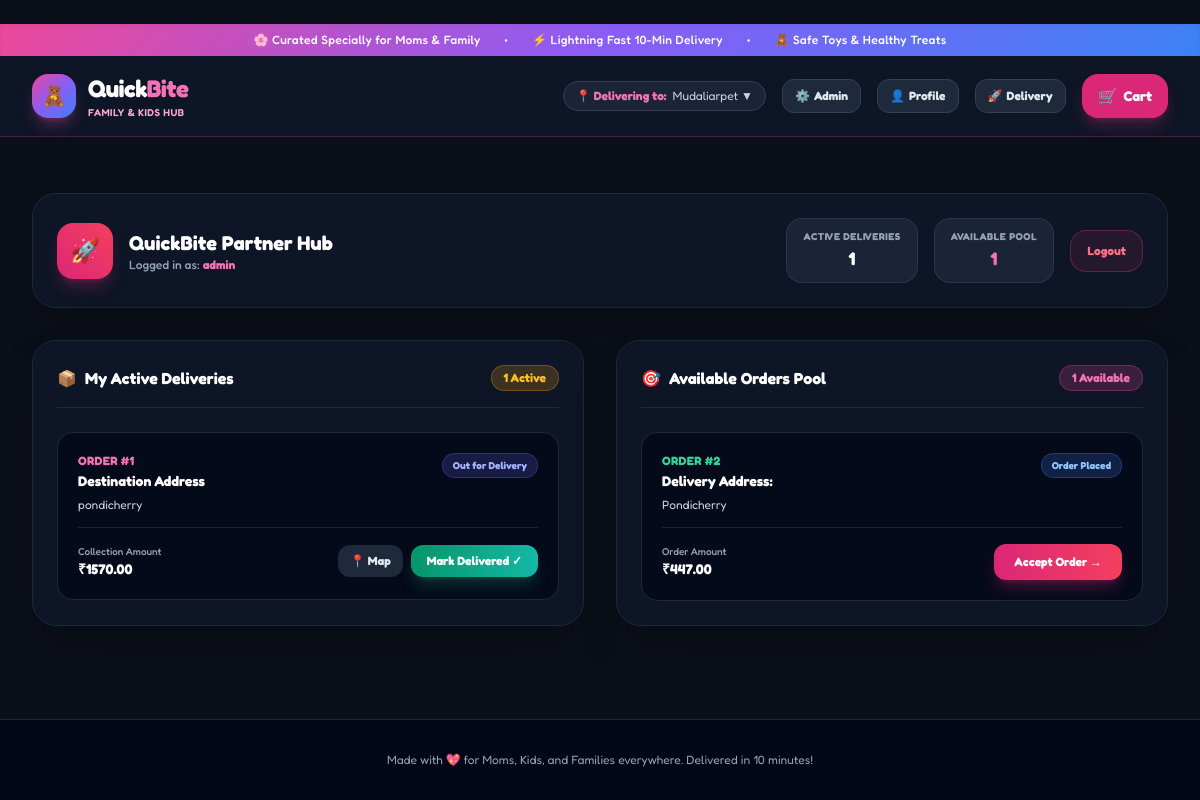
Screenshot of /delivery/dashboard/ (signed in) with the database file from the repository.
### store/models.py (models this page shows, shortened)
class Order(models.Model):
    STATUS_CHOICES = (
        ('Order Placed', 'Order Placed'),
        ('Packing', 'Packing'),
        ('Out for Delivery', 'Out for Delivery'),
        ('Delivered', 'Delivered'),
    )
    user = models.ForeignKey(User, on_delete=models.CASCADE, null=True, blank=True)
    total_price = models.DecimalField(max_digits=8, decimal_places=2)
    status = models.CharField(max_length=50, default='Order Placed')
    address = models.TextField()
    latitude = models.FloatField(null=True, blank=True)
    longitude = models.FloatField(null=True, blank=True)
    created_at = models.DateTimeField(auto_now_add=True)
    delivery_partner = models.ForeignKey(
        User,
        related_name='deliveries',
        null=True,
        blank=True,
        on_delete=models.SET_NULL,
    )

### store/views.py (the view)
@login_required(login_url='delivery_login')
def delivery_dashboard(request):
    available_orders = Order.objects.filter(
        status__in=['Order Placed', 'Packing']
    )
    my_deliveries = Order.objects.filter(delivery_partner=request.user).exclude(
        status='Delivered'
    )
    return render(
        request,
        'store/delivery_dashboard.html',
        {'available_orders': available_orders, 'my_deliveries': my_deliveries},
    )

### store/templates/store/delivery_dashboard.html (shortened to what this page needs)
{% extends 'store/base.html' %}
{% block content %}
<div class="max-w-6xl mx-auto py-6">
    <div class="flex flex-col md:flex-row items-center justify-between bg-slate-900/90 backdrop-blur-xl border border-slate-800 rounded-3xl p-6 mb-8 shadow-2xl">
        <div class="flex items-center space-x-4 mb-4 md:mb-0">
            <div class="w-14 h-14 rounded-2xl bg-gradient-to-tr from-pink-600 to-rose-500 flex items-center justify-center text-white text-2xl font-black shadow-lg shadow-pink-600/30">
                🚀
            </div>
            <div>
                <h1 class="text-xl font-black text-white">QuickBite Partner Hub</h1>
                <p class="text-xs text-slate-400 font-medium">Logged in as: <span class="text-pink-400 font-bold">{{ request.user.username }}</span></p>
            </div>
        </div>
        <div class="flex items-center space-x-4">
            <div class="bg-slate-800/80 border border-slate-700/60 px-4 py-2.5 rounded-2xl text-center">
                <span class="block text-[10px] uppercase font-bold tracking-wider text-slate-400">Active Deliveries</span>
                <span class="text-lg font-black text-white">{{ my_deliveries|length }}</span>
            </div>
            <div class="bg-slate-800/80 border border-slate-700/60 px-4 py-2.5 rounded-2xl text-center">
                <span class="block text-[10px] uppercase font-bold tracking-wider text-slate-400">Available Pool</span>
                <span class="text-lg font-black text-pink-400">{{ available_orders|length }}</span>
            </div>
            <a href="{% url 'delivery_logout' %}" class="bg-rose-500/10 hover:bg-rose-500/20 text-rose-400 border border-rose-500/30 font-bold px-4 py-3 rounded-2xl text-xs transition">
                Logout
            </a>
        </div>
    </div>
    <div class="grid grid-cols-1 md:grid-cols-2 gap-8">
        <div class="bg-slate-900/90 backdrop-blur-xl border border-slate-800 rounded-3xl p-6 shadow-2xl flex flex-col justify-between">
            <div>
                <div class="flex items-center justify-between mb-6 pb-4 border-b border-slate-800">
                    <h2 class="text-base font-bold text-white flex items-center space-x-2">
                        <span>📦</span>
                        <span>My Active Deliveries</span>
                    </h2>
                    <span class="bg-amber-500/20 text-amber-400 border border-amber-500/30 font-black text-xs px-3 py-1 rounded-full">
                        {{ my_deliveries|length }} Active
                    </span>
                </div>
                {% if my_deliveries %}
                <div class="space-y-4">
                    {% for order in my_deliveries %}
                    <div class="bg-slate-950/70 border border-slate-800 rounded-2xl p-5 hover:border-pink-500/40 transition">
                        <div class="flex justify-between items-start mb-3">
                            <div>
                                <span class="text-xs font-bold text-pink-400 uppercase tracking-wide">Order #{{ order.id }}</span>
                                <h3 class="text-sm font-black text-white mt-0.5">Destination Address</h3>
                                <p class="text-xs text-slate-300 mt-1 leading-relaxed">{{ order.address }}</p>
                            </div>
                            <span class="bg-indigo-500/20 text-indigo-300 border border-indigo-500/30 text-[10px] font-bold px-2.5 py-1 rounded-full">
                                {{ order.status }}
                            </span>
                        </div>
                        <div class="flex items-center justify-between pt-4 border-t border-slate-800/80 mt-3">
                            <div>
                                <span class="text-[10px] text-slate-400 block font-medium">Collection Amount</span>
                                <span class="text-sm font-black text-white">₹{{ order.total_price }}</span>
                            </div>
                            <div class="flex space-x-2">
                                <a href="https://www.google.com/maps/search/?api=1&query={{ order.address|urlencode }}" target="_blank" class="bg-slate-800 hover:bg-slate-700 text-slate-200 font-bold px-3 py-2 rounded-xl text-xs transition flex items-center space-x-1">
                                    <span>📍 Map</span>
                                </a>
                                <a href="{% url 'complete_order' order.id %}" class="bg-gradient-to-r from-emerald-600 to-teal-500 hover:from-emerald-500 hover:to-teal-400 text-white font-bold px-4 py-2 rounded-xl text-xs transition shadow-lg shadow-emerald-600/30 flex items-center space-x-1">
                                    <span>Mark Delivered ✓</span>
                                </a>
                            </div>
                        </div>
                    </div>
                    {% endfor %}
                </div>
                {% else %}
                <div class="text-center py-16 text-slate-500">
                    <p class="text-4xl mb-2">🛵</p>
                    <p class="font-bold text-sm text-slate-400">You have no active deliveries right now.</p>
                    <p class="text-xs text-slate-500 mt-1">Accept an order from the available pool on the right to get started.</p>
                </div>
                {% endif %}
            </div>
        </div>
        <div class="bg-slate-900/90 backdrop-blur-xl border border-slate-800 rounded-3xl p-6 shadow-2xl flex flex-col justify-between">
            <div>
                <div class="flex items-center justify-between mb-6 pb-4 border-b border-slate-800">
                    <h2 class="text-base font-bold text-white flex items-center space-x-2">
                        <span>🎯</span>
                        <span>Available Orders Pool</span>
                    </h2>
                    <span class="bg-pink-500/20 text-pink-400 border border-pink-500/30 font-black text-xs px-3 py-1 rounded-full">
                        {{ available_orders|length }} Available
                    </span>
                </div>
                {% if available_orders %}
                <div class="space-y-4">
                    {% for order in available_orders %}
                    <div class="bg-slate-950/70 border border-slate-800 rounded-2xl p-5 hover:border-pink-500/40 transition">
                        <div class="flex justify-between items-start mb-3">
                            <div>
                                <span class="text-xs font-bold text-emerald-400 uppercase tracking-wide">Order #{{ order.id }}</span>
                                <h3 class="text-sm font-black text-white mt-0.5">Delivery Address:</h3>
                                <p class="text-xs text-slate-300 mt-1 leading-relaxed">{{ order.address }}</p>
                            </div>
                            <span class="bg-blue-500/20 text-blue-300 border border-blue-500/30 text-[10px] font-bold px-2.5 py-1 rounded-full">
                                {{ order.status }}
                            </span>
                        </div>
                        <div class="flex items-center justify-between pt-4 border-t border-slate-800/80 mt-3">
                            <div>
                                <span class="text-[10px] text-slate-400 block font-medium">Order Amount</span>
                                <span class="text-sm font-black text-white">₹{{ order.total_price }}</span>
                            </div>
                            <a href="{% url 'accept_order' order.id %}" class="bg-gradient-to-r from-pink-600 to-rose-500 hover:from-pink-500 hover:to-rose-400 text-white font-bold px-5 py-2.5 rounded-xl text-xs transition shadow-lg shadow-pink-600/30 flex items-center space-x-1 cursor-pointer">
                                <span>Accept Order &rarr;</span>
                            </a>
                        </div>
                    </div>
                    {% endfor %}
                </div>
                {% else %}
                <div class="text-center py-16 text-slate-500">
                    <p class="text-4xl mb-2">✨</p>
                    <p class="font-bold text-sm text-slate-400">No available orders right now.</p>
                    <p class="text-xs text-slate-500 mt-1">New customer orders will appear here instantly when placed.</p>
                </div>
                {% endif %}
            </div>
        </div>
    </div>
</div>
{% endblock %}

### store/templates/store/base.html (shortened to what this page needs)
﻿<!DOCTYPE html>
<html lang="en">
<head>
    <script src="https://cdn.tailwindcss.com"></script>
</head>
<body class="min-h-screen flex flex-col">
    <div class="family-gradient text-white text-xs font-medium py-2 px-4 text-center tracking-wide flex justify-center items-center space-x-6 shadow-inner">
        <span>🌸 Curated Specially for Moms & Family</span>
        <span class="hidden md:inline">•</span>
        <span>⚡ Lightning Fast 10-Min Delivery</span>
        <span class="hidden md:inline">•</span>
        <span>🧸 Safe Toys & Healthy Treats</span>
    </div>
    <header class="bg-slate-900/90 backdrop-blur-md border-b border-pink-500/25 sticky top-0 z-50">
        <div class="max-w-7xl mx-auto px-4 sm:px-6 lg:px-8 h-20 flex items-center justify-between">
            <a href="{% url 'home' %}" class="flex items-center space-x-3 group">
                <div class="w-11 h-11 rounded-2xl family-gradient flex items-center justify-center text-white font-black text-xl shadow-lg shadow-pink-500/30 transform group-hover:scale-105 transition">
                    🧸
                </div>
                <div>
                    <span class="text-2xl font-black tracking-tight text-white">Quick<span class="text-pink-400">Bite</span></span>
                    <span class="block text-[10px] text-pink-300 font-semibold tracking-wider uppercase">Family & Kids Hub</span>
                </div>
            </a>
            <div class="flex items-center space-x-2 sm:space-x-4">
                <div class="hidden lg:flex items-center bg-slate-800/80 px-3 py-1.5 rounded-full border border-slate-700 text-xs text-slate-300">
                    <span class="text-pink-400 mr-1.5 font-bold">📍 Delivering to:</span> Mudaliarpet ▼
                </div>
                <a href="/admin/" title="Admin Panel" class="bg-slate-800 hover:bg-slate-700 text-slate-200 font-bold px-3 py-2 rounded-xl text-xs transition border border-slate-700 flex items-center space-x-1">
                    <span>⚙️</span>
                    <span class="hidden md:inline">Admin</span>
                </a>
                <a href="{% url 'profile' %}" title="User Profile" class="bg-slate-800 hover:bg-slate-700 text-slate-200 font-bold px-3 py-2 rounded-xl text-xs transition border border-slate-700 flex items-center space-x-1">
                    <span>👤</span>
                    <span class="hidden md:inline">Profile</span>
                </a>
                <a href="{% url 'delivery_dashboard' %}" title="Delivery Partner Dashboard" class="bg-slate-800 hover:bg-slate-700 text-slate-200 font-bold px-3 py-2 rounded-xl text-xs transition border border-slate-700 flex items-center space-x-1">
                    <span>🚀</span>
                    <span class="hidden md:inline">Delivery</span>
                </a>
                <a href="{% url 'cart' %}" class="relative bg-pink-600 hover:bg-pink-500 text-white px-4 py-2.5 rounded-2xl shadow-lg shadow-pink-600/30 transition flex items-center space-x-1.5">
                    <span class="text-base">🛒</span>
                    <span class="font-bold text-xs sm:text-sm">Cart</span>
                </a>
            </div>
        </div>
    </header>
    <main class="flex-grow max-w-7xl w-full mx-auto px-4 sm:px-6 lg:px-8 py-8">
        {% block content %}{% endblock %}
    </main>
    <footer class="bg-slate-950 border-t border-slate-800 py-8 text-center text-xs text-slate-400">
        <p>Made with 💖 for Moms, Kids, and Families everywhere. Delivered in 10 minutes!</p>
    </footer>
</body>
</html>

### store/templates/store/base.html (style rules this page uses)
body { font-family: 'Fredoka', sans-serif; background-color: #0b0f19; color: #f8fafc; }
.family-gradient { background: linear-gradient(135deg, #ec4899 0%, #8b5cf6 50%, #3b82f6 100%); }

### rows the page displays
Order: id "1", address "pondicherry", status "Out for Delivery", total_price "1570.00"
Order: id "2", address "Pondicherry", status "Order Placed", total_price "447.00"

### other values shown
{{ request.user.username }} "admin"
{{ my_deliveries|length }} "1"
{{ available_orders|length }} "1"
